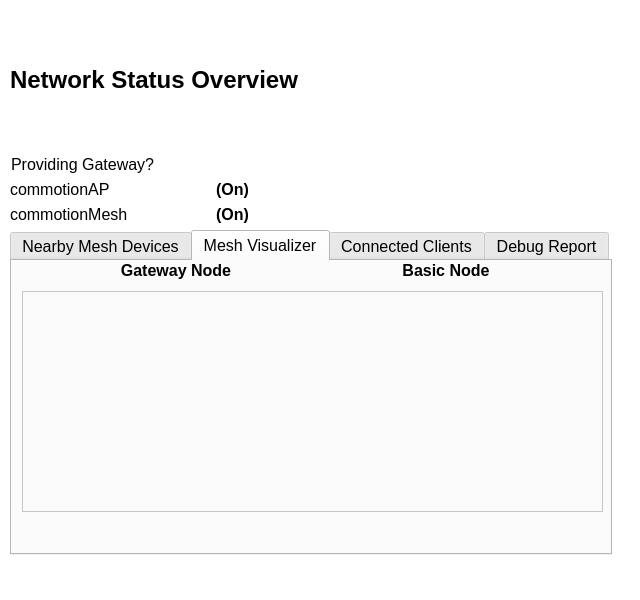
<?xml version="1.0" encoding="UTF-8"?>
<ui version="4.0">
 <class>network_status_overview</class>
 <widget class="QDialog" name="network_status_overview">
  <property name="windowModality">
   <enum>Qt::ApplicationModal</enum>
  </property>
  <property name="geometry">
   <rect>
    <x>0</x>
    <y>0</y>
    <width>640</width>
    <height>600</height>
   </rect>
  </property>
  <property name="palette">
   <palette>
    <active>
     <colorrole role="Base">
      <brush brushstyle="SolidPattern">
       <color alpha="255">
        <red>255</red>
        <green>255</green>
        <blue>255</blue>
       </color>
      </brush>
     </colorrole>
     <colorrole role="Window">
      <brush brushstyle="SolidPattern">
       <color alpha="255">
        <red>255</red>
        <green>255</green>
        <blue>255</blue>
       </color>
      </brush>
     </colorrole>
    </active>
    <inactive>
     <colorrole role="Base">
      <brush brushstyle="SolidPattern">
       <color alpha="255">
        <red>255</red>
        <green>255</green>
        <blue>255</blue>
       </color>
      </brush>
     </colorrole>
     <colorrole role="Window">
      <brush brushstyle="SolidPattern">
       <color alpha="255">
        <red>255</red>
        <green>255</green>
        <blue>255</blue>
       </color>
      </brush>
     </colorrole>
    </inactive>
    <disabled>
     <colorrole role="Base">
      <brush brushstyle="SolidPattern">
       <color alpha="255">
        <red>255</red>
        <green>255</green>
        <blue>255</blue>
       </color>
      </brush>
     </colorrole>
     <colorrole role="Window">
      <brush brushstyle="SolidPattern">
       <color alpha="255">
        <red>255</red>
        <green>255</green>
        <blue>255</blue>
       </color>
      </brush>
     </colorrole>
    </disabled>
   </palette>
  </property>
  <property name="font">
   <font>
    <pointsize>12</pointsize>
   </font>
  </property>
  <property name="windowTitle">
   <string>Network Status Overview</string>
  </property>
  <property name="autoFillBackground">
   <bool>false</bool>
  </property>
  <property name="styleSheet">
   <string notr="true"/>
  </property>
  <property name="sizeGripEnabled">
   <bool>false</bool>
  </property>
  <widget class="QWidget" name="verticalLayoutWidget">
   <property name="geometry">
    <rect>
     <x>10</x>
     <y>10</y>
     <width>602</width>
     <height>545</height>
    </rect>
   </property>
   <layout class="QVBoxLayout" name="verticalLayout" stretch="1,0,0,0,0">
    <item>
     <layout class="QVBoxLayout" name="title_head_2">
      <property name="spacing">
       <number>2</number>
      </property>
      <property name="sizeConstraint">
       <enum>QLayout::SetMinAndMaxSize</enum>
      </property>
      <item>
       <widget class="QLabel" name="network_status_head">
        <property name="sizePolicy">
         <sizepolicy hsizetype="Fixed" vsizetype="Preferred">
          <horstretch>0</horstretch>
          <verstretch>0</verstretch>
         </sizepolicy>
        </property>
        <property name="minimumSize">
         <size>
          <width>350</width>
          <height>139</height>
         </size>
        </property>
        <property name="maximumSize">
         <size>
          <width>600</width>
          <height>139</height>
         </size>
        </property>
        <property name="font">
         <font>
          <pointsize>18</pointsize>
          <weight>75</weight>
          <bold>true</bold>
         </font>
        </property>
        <property name="text">
         <string>Network Status Overview</string>
        </property>
        <property name="scaledContents">
         <bool>false</bool>
        </property>
        <property name="wordWrap">
         <bool>true</bool>
        </property>
        <property name="margin">
         <number>0</number>
        </property>
       </widget>
      </item>
     </layout>
    </item>
    <item>
     <layout class="QHBoxLayout" name="horizontalLayout_5">
      <item>
       <widget class="QLabel" name="gateway_yn">
        <property name="maximumSize">
         <size>
          <width>600</width>
          <height>16777215</height>
         </size>
        </property>
        <property name="text">
         <string>Providing Gateway?</string>
        </property>
        <property name="alignment">
         <set>Qt::AlignLeading|Qt::AlignLeft|Qt::AlignTop</set>
        </property>
        <property name="wordWrap">
         <bool>true</bool>
        </property>
        <property name="margin">
         <number>1</number>
        </property>
       </widget>
      </item>
     </layout>
    </item>
    <item>
     <layout class="QHBoxLayout" name="horizontalLayout_10">
      <item>
       <widget class="QLabel" name="co_ap">
        <property name="maximumSize">
         <size>
          <width>200</width>
          <height>16777215</height>
         </size>
        </property>
        <property name="whatsThis">
         <string notr="true"/>
        </property>
        <property name="text">
         <string>commotionAP</string>
        </property>
        <property name="alignment">
         <set>Qt::AlignLeading|Qt::AlignLeft|Qt::AlignTop</set>
        </property>
        <property name="wordWrap">
         <bool>true</bool>
        </property>
        <property name="margin">
         <number>1</number>
        </property>
       </widget>
      </item>
      <item>
       <widget class="QLabel" name="co_ap_moreinfo">
        <property name="maximumSize">
         <size>
          <width>600</width>
          <height>16777215</height>
         </size>
        </property>
        <property name="font">
         <font>
          <weight>75</weight>
          <bold>true</bold>
         </font>
        </property>
        <property name="text">
         <string>(On)</string>
        </property>
        <property name="alignment">
         <set>Qt::AlignLeading|Qt::AlignLeft|Qt::AlignTop</set>
        </property>
        <property name="wordWrap">
         <bool>true</bool>
        </property>
        <property name="margin">
         <number>1</number>
        </property>
       </widget>
      </item>
     </layout>
    </item>
    <item>
     <layout class="QHBoxLayout" name="horizontalLayout_8">
      <item>
       <widget class="QLabel" name="co_mesh">
        <property name="maximumSize">
         <size>
          <width>200</width>
          <height>16777215</height>
         </size>
        </property>
        <property name="whatsThis">
         <string notr="true"/>
        </property>
        <property name="text">
         <string>commotionMesh</string>
        </property>
        <property name="alignment">
         <set>Qt::AlignLeading|Qt::AlignLeft|Qt::AlignTop</set>
        </property>
        <property name="wordWrap">
         <bool>true</bool>
        </property>
        <property name="margin">
         <number>1</number>
        </property>
       </widget>
      </item>
      <item>
       <widget class="QLabel" name="co_mesh_moreinfo">
        <property name="maximumSize">
         <size>
          <width>600</width>
          <height>16777215</height>
         </size>
        </property>
        <property name="font">
         <font>
          <weight>75</weight>
          <bold>true</bold>
         </font>
        </property>
        <property name="text">
         <string>(On)</string>
        </property>
        <property name="alignment">
         <set>Qt::AlignLeading|Qt::AlignLeft|Qt::AlignTop</set>
        </property>
        <property name="wordWrap">
         <bool>true</bool>
        </property>
        <property name="margin">
         <number>1</number>
        </property>
       </widget>
      </item>
     </layout>
    </item>
    <item>
     <widget class="QTabWidget" name="network_status_tabs">
      <property name="minimumSize">
       <size>
        <width>600</width>
        <height>300</height>
       </size>
      </property>
      <property name="currentIndex">
       <number>1</number>
      </property>
      <property name="usesScrollButtons">
       <bool>false</bool>
      </property>
      <property name="documentMode">
       <bool>false</bool>
      </property>
      <property name="tabsClosable">
       <bool>false</bool>
      </property>
      <widget class="QWidget" name="nearby_devices">
       <attribute name="title">
        <string>Nearby Mesh Devices</string>
       </attribute>
       <widget class="QTableWidget" name="nearby_mesh_devices">
        <property name="geometry">
         <rect>
          <x>10</x>
          <y>10</y>
          <width>571</width>
          <height>191</height>
         </rect>
        </property>
       </widget>
       <widget class="QLabel" name="legend_head_2">
        <property name="geometry">
         <rect>
          <x>10</x>
          <y>210</y>
          <width>61</width>
          <height>31</height>
         </rect>
        </property>
        <property name="maximumSize">
         <size>
          <width>600</width>
          <height>16777215</height>
         </size>
        </property>
        <property name="font">
         <font>
          <pointsize>12</pointsize>
          <weight>75</weight>
          <bold>true</bold>
         </font>
        </property>
        <property name="text">
         <string>Legend:</string>
        </property>
        <property name="alignment">
         <set>Qt::AlignLeading|Qt::AlignLeft|Qt::AlignTop</set>
        </property>
        <property name="wordWrap">
         <bool>true</bool>
        </property>
        <property name="margin">
         <number>1</number>
        </property>
       </widget>
       <widget class="QLabel" name="very_good_etx">
        <property name="geometry">
         <rect>
          <x>80</x>
          <y>210</y>
          <width>91</width>
          <height>23</height>
         </rect>
        </property>
        <property name="maximumSize">
         <size>
          <width>200</width>
          <height>16777215</height>
         </size>
        </property>
        <property name="font">
         <font>
          <pointsize>12</pointsize>
         </font>
        </property>
        <property name="whatsThis">
         <string notr="true"/>
        </property>
        <property name="text">
         <string>Very Good</string>
        </property>
        <property name="alignment">
         <set>Qt::AlignLeading|Qt::AlignLeft|Qt::AlignTop</set>
        </property>
        <property name="wordWrap">
         <bool>true</bool>
        </property>
        <property name="margin">
         <number>1</number>
        </property>
       </widget>
      </widget>
      <widget class="QWidget" name="mesh_visualizer">
       <attribute name="title">
        <string>Mesh Visualizer</string>
       </attribute>
       <widget class="QFrame" name="visualizer_frame">
        <property name="geometry">
         <rect>
          <x>10</x>
          <y>30</y>
          <width>581</width>
          <height>221</height>
         </rect>
        </property>
        <property name="frameShape">
         <enum>QFrame::StyledPanel</enum>
        </property>
        <property name="frameShadow">
         <enum>QFrame::Raised</enum>
        </property>
       </widget>
       <widget class="QWidget" name="layoutWidget_4">
        <property name="geometry">
         <rect>
          <x>0</x>
          <y>0</y>
          <width>600</width>
          <height>26</height>
         </rect>
        </property>
        <layout class="QHBoxLayout" name="horizontalLayout_9">
         <item>
          <widget class="QLabel" name="gateway_node_label">
           <property name="maximumSize">
            <size>
             <width>200</width>
             <height>16777215</height>
            </size>
           </property>
           <property name="font">
            <font>
             <pointsize>12</pointsize>
             <weight>75</weight>
             <bold>true</bold>
            </font>
           </property>
           <property name="whatsThis">
            <string/>
           </property>
           <property name="text">
            <string>Gateway Node</string>
           </property>
           <property name="alignment">
            <set>Qt::AlignHCenter|Qt::AlignTop</set>
           </property>
           <property name="wordWrap">
            <bool>true</bool>
           </property>
           <property name="margin">
            <number>1</number>
           </property>
          </widget>
         </item>
         <item>
          <widget class="QLabel" name="basic_node_label">
           <property name="maximumSize">
            <size>
             <width>200</width>
             <height>16777215</height>
            </size>
           </property>
           <property name="font">
            <font>
             <pointsize>12</pointsize>
             <weight>75</weight>
             <bold>true</bold>
            </font>
           </property>
           <property name="whatsThis">
            <string/>
           </property>
           <property name="text">
            <string>Basic Node</string>
           </property>
           <property name="alignment">
            <set>Qt::AlignHCenter|Qt::AlignTop</set>
           </property>
           <property name="wordWrap">
            <bool>true</bool>
           </property>
           <property name="margin">
            <number>1</number>
           </property>
          </widget>
         </item>
        </layout>
       </widget>
      </widget>
      <widget class="QWidget" name="connected_clients">
       <attribute name="title">
        <string>Connected Clients</string>
       </attribute>
       <widget class="QTableWidget" name="connected_clients_table">
        <property name="geometry">
         <rect>
          <x>10</x>
          <y>10</y>
          <width>571</width>
          <height>241</height>
         </rect>
        </property>
       </widget>
      </widget>
      <widget class="QWidget" name="debug_report">
       <attribute name="title">
        <string>Debug Report</string>
       </attribute>
       <widget class="QTextBrowser" name="debug_report_text">
        <property name="enabled">
         <bool>true</bool>
        </property>
        <property name="geometry">
         <rect>
          <x>10</x>
          <y>10</y>
          <width>571</width>
          <height>161</height>
         </rect>
        </property>
        <property name="maximumSize">
         <size>
          <width>600</width>
          <height>16777215</height>
         </size>
        </property>
       </widget>
      </widget>
     </widget>
    </item>
   </layout>
  </widget>
 </widget>
 <tabstops>
  <tabstop>network_status_tabs</tabstop>
  <tabstop>nearby_mesh_devices</tabstop>
  <tabstop>connected_clients_table</tabstop>
  <tabstop>debug_report_text</tabstop>
 </tabstops>
 <resources>
  <include location="../untitled1/qml.qrc"/>
 </resources>
 <connections/>
</ui>
